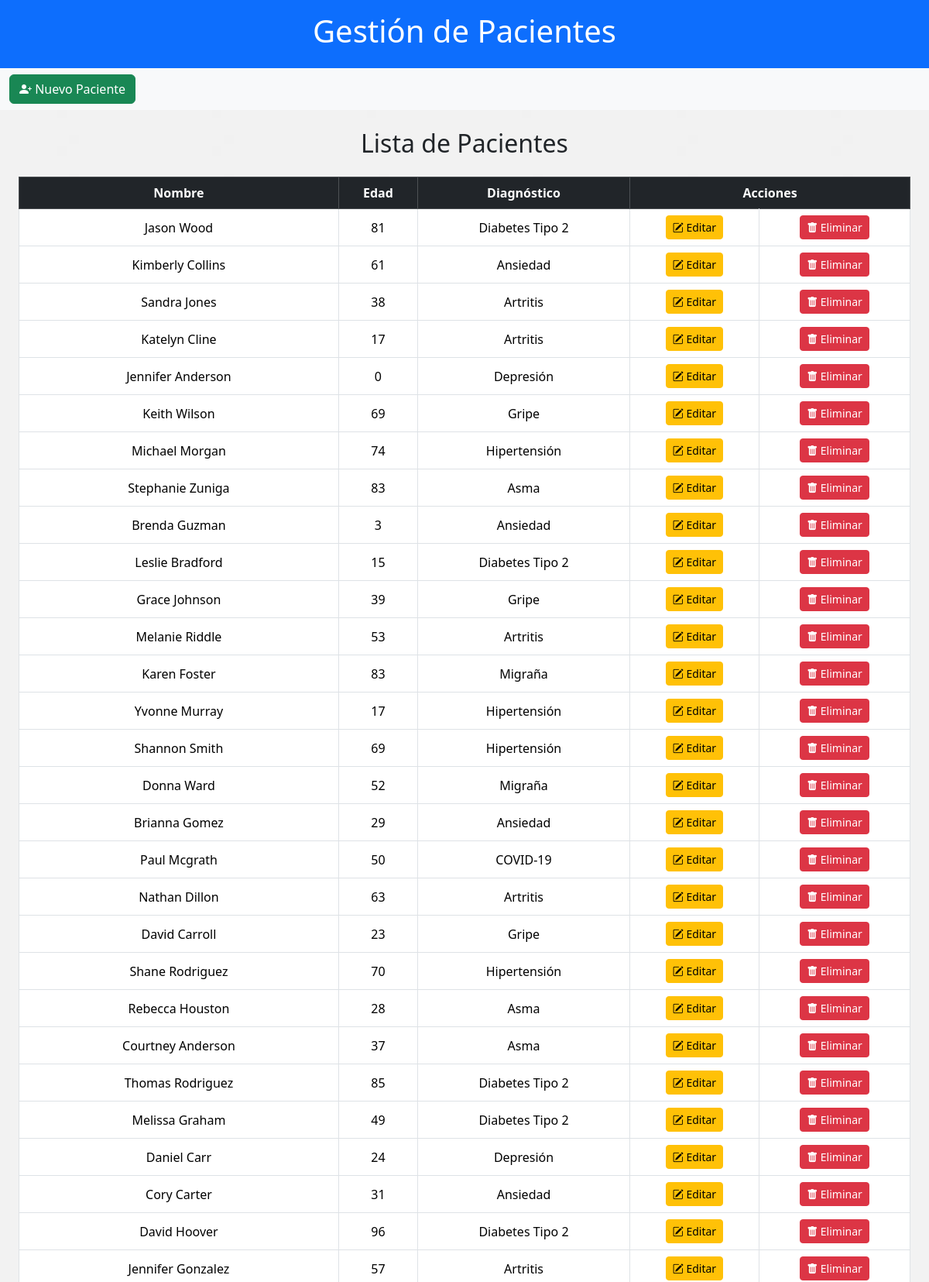
The page / (upper part) on the database its author committed.
### tables this page shows
CREATE TABLE Pacientes (
                id INTEGER PRIMARY KEY AUTOINCREMENT,
                nombre TEXT NOT NULL,
                edad INTEGER NOT NULL,
                diagnostico TEXT NOT NULL
            );

### app.py (the view)
@app.route('/')
def index():
    try:
        pacientes = db.obtener_pacientes()  # Fetch patients from the database
        return render_template('index.html', pacientes=pacientes)
    except Exception as e:
        logger.error(f"Error retrieving pacientes: {e}")
        return render_template('error.html', message="Failed to retrieve patient data.")

### app.py (called while the page is built)
@app.context_processor
def inject_current_year():
    return {'current_year': datetime.now().year}

### db.py (called while the page is built)
def handle_db_error(func):
    def wrapper(*args, **kwargs):
        try:
            return func(*args, **kwargs)
        except sqlite3.Error as e:
            print(f"Database error in {func.__name__}: {e}")
            return None
    return wrapper

@handle_db_error
def obtener_pacientes() -> List[sqlite3.Row]:
    with sqlite3.connect(DATABASE_PATH) as conn:
        conn.row_factory = sqlite3.Row
        cursor = conn.cursor()
        cursor.execute(f'SELECT * FROM {TABLE_PACIENTES}')
        return cursor.fetchall()

### templates/index.html (shortened to what this page needs)
{% extends 'base.html' %}
{% block content %}
<section class="container-fluid">
    <h2 class="mb-4 text-center">Lista de Pacientes</h2>
    <div class="table-responsive">
        <table class="table table-bordered table-hover align-middle text-center">
            <thead class="table-dark">
                <tr>
                    <th>Nombre</th>
                    <th>Edad</th>
                    <th>Diagnóstico</th>
                    <th colspan="2">Acciones</th>
                </tr>
            </thead>
            <tbody>
                {% for paciente in pacientes %}
                <tr>
                    <td>{{ paciente[1] }}</td>
                    <td>{{ paciente[2] }}</td>
                    <td>{{ paciente[3] }}</td>
                    <td>
                        <a href="{{ url_for('editar_paciente', id=paciente[0]) }}" class="btn btn-warning btn-sm">
                            <i class="bi bi-pencil-square"></i> Editar
                        </a>
                    </td>
                    <td>
                        <a href="{{ url_for('eliminar_paciente', id=paciente[0]) }}" class="btn btn-danger btn-sm" onclick="return confirm('¿Estás seguro que deseas eliminar este paciente?');">
                            <i class="bi bi-trash-fill"></i> Eliminar
                        </a>
                    </td>
                </tr>
                {% else %}
                <tr>
                    <td colspan="5">No hay pacientes registrados.</td>
                </tr>
                {% endfor %}
            </tbody>
        </table>
    </div>
</section>
{% endblock %}

### static/css/style.css (style rules this page uses)
body { background-image: url('711093.jpg'); background-size: cover; background-repeat: no-repeat; background-attachment: fixed; background-position: center; margin: 0; font-family: Arial, sans-serif; color: #333; }

### rows shown on the page
Pacientes: nombre "Jason Wood", edad "81", diagnostico "Diabetes Tipo 2"
Pacientes: nombre "Kimberly Collins", edad "61", diagnostico "Ansiedad"
Pacientes: nombre "Sandra Jones", edad "38", diagnostico "Artritis"
Pacientes: nombre "Katelyn Cline", edad "17", diagnostico "Artritis"
Pacientes: nombre "Jennifer Anderson", edad "0", diagnostico "Depresión"
Pacientes: nombre "Keith Wilson", edad "69", diagnostico "Gripe"
Pacientes: nombre "Michael Morgan", edad "74", diagnostico "Hipertensión"
Pacientes: nombre "Stephanie Zuniga", edad "83", diagnostico "Asma"
Pacientes: nombre "Brenda Guzman", edad "3", diagnostico "Ansiedad"
Pacientes: nombre "Leslie Bradford", edad "15", diagnostico "Diabetes Tipo 2"
Pacientes: nombre "Grace Johnson", edad "39", diagnostico "Gripe"
Pacientes: nombre "Melanie Riddle", edad "53", diagnostico "Artritis"
Pacientes: nombre "Karen Foster", edad "83", diagnostico "Migraña"
Pacientes: nombre "Yvonne Murray", edad "17", diagnostico "Hipertensión"
Pacientes: nombre "Shannon Smith", edad "69", diagnostico "Hipertensión"
Pacientes: nombre "Donna Ward", edad "52", diagnostico "Migraña"
Pacientes: nombre "Brianna Gomez", edad "29", diagnostico "Ansiedad"
Pacientes: nombre "Paul Mcgrath", edad "50", diagnostico "COVID-19"
Pacientes: nombre "Nathan Dillon", edad "63", diagnostico "Artritis"
Pacientes: nombre "David Carroll", edad "23", diagnostico "Gripe"
Pacientes: nombre "Shane Rodriguez", edad "70", diagnostico "Hipertensión"
Pacientes: nombre "Rebecca Houston", edad "28", diagnostico "Asma"
Pacientes: nombre "Courtney Anderson", edad "37", diagnostico "Asma"
Pacientes: nombre "Thomas Rodriguez", edad "85", diagnostico "Diabetes Tipo 2"
Pacientes: nombre "Melissa Graham", edad "49", diagnostico "Diabetes Tipo 2"
Pacientes: nombre "Daniel Carr", edad "24", diagnostico "Depresión"
Pacientes: nombre "Cory Carter", edad "31", diagnostico "Ansiedad"
Pacientes: nombre "David Hoover", edad "96", diagnostico "Diabetes Tipo 2"
Pacientes: nombre "Jennifer Gonzalez", edad "57", diagnostico "Artritis"
